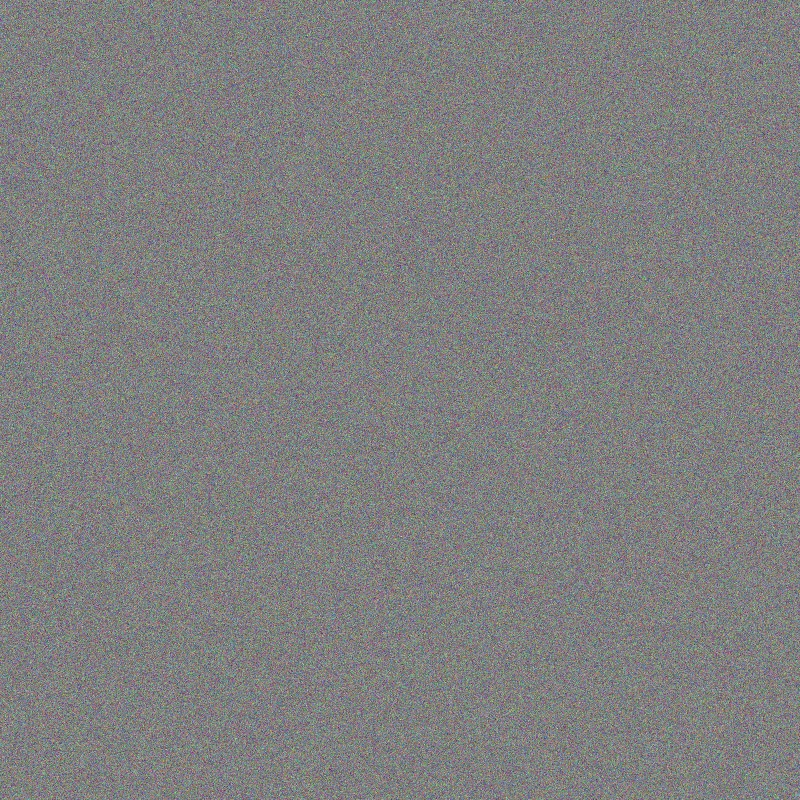
#> input picture test-images/real/camera/nikon_d850_outdoor.jpg, 800 x 800 px
$ python -i frequency.py   (imports and definitions only)
#> lines starting #> are read from the running program, lines starting #| are printed output that depends on the picture
from pathlib import Path
from typing import Any
from PIL import Image
import numpy as np

def compute_frequency_signal(image_path: Path) -> dict[str, Any]:
    """
    Computes 2D Fast Fourier Transform (FFT) frequency-domain signal.
    Detects periodic lattice spikes and checkerboard artifacts from generative upsamplers.
    """
    try:
        with Image.open(image_path) as img:
            # Convert to grayscale and resize to standard 512x512 for FFT uniformity
#> img is the input picture: PIL image 800x800 RGB; mean R, G, B 127.5, 127.5, 127.5
            gray = np.array(img.convert("L").resize((512, 512), Image.Resampling.BILINEAR), dtype=float)

            # 2D FFT and shift zero-frequency component to center
            f_transform = np.fft.fft2(gray)
            f_shift = np.fft.fftshift(f_transform)
            magnitude_spectrum = np.abs(f_shift)

            # Log scale magnitude
            log_mag = np.log(magnitude_spectrum + 1e-6)
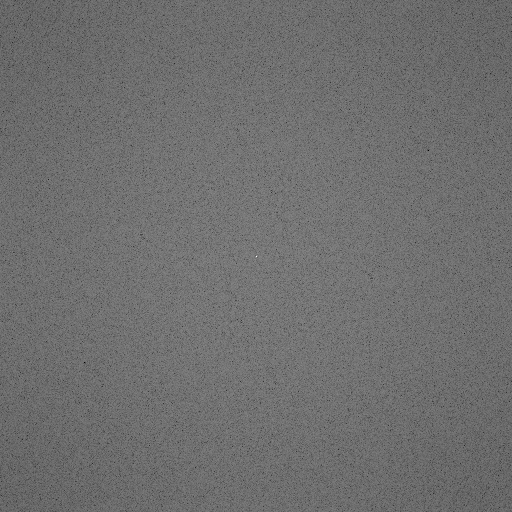
#> log_mag: shape (512, 512) float64; min 0.54, max 17.32, mean 7.85; drawn with min black and max white

            h, w = log_mag.shape
#> h = 512; w = 512
            center_y, center_x = h // 2, w // 2
#> center_y = 256; center_x = 256

            # Create concentric distance matrix from center
            y_coords, x_coords = np.ogrid[:h, :w]
#> y_coords = 512 values from 0 to 511
            dist_from_center = np.sqrt((y_coords - center_y) ** 2 + (x_coords - center_x) ** 2)

            # High-frequency band: radius between 120 and 240 pixels
            high_freq_mask = (dist_from_center >= 120) & (dist_from_center <= 240)
            high_freq_vals = log_mag[high_freq_mask]

            # In natural camera images, high frequencies decay smoothly.
            # In synthetic images, periodic grid artifacts create sharp isolated spikes (high PAPR).
            hf_mean = float(np.mean(high_freq_vals))
#> hf_mean = 7.9
            hf_std = float(np.std(high_freq_vals))
#> hf_std = 0.656
            hf_max = float(np.max(high_freq_vals))
#> hf_max = 9.52
            papr = float((hf_max - hf_mean) / (hf_std + 1e-5))
#> papr = 2.46

            # Azimuthal symmetry / directional energy variance
            # Synthetic generators often show 4-fold or 8-fold cross patterns in FFT
            cross_mask = (np.abs(y_coords - center_y) <= 4) | (np.abs(x_coords - center_x) <= 4)
            cross_energy = float(np.mean(log_mag[cross_mask & (dist_from_center > 40)]))
#> cross_energy = 8.04
            non_cross_energy = float(np.mean(log_mag[(~cross_mask) & (dist_from_center > 40)]))
#> non_cross_energy = 7.84
            directional_spike = cross_energy - non_cross_energy
#> directional_spike = 0.208

            # Frequency score calculation
            # Periodic deconvolution / checkerboard artifacts create sharp high-frequency spikes (high PAPR)
            if papr > 4.6:
                freq_score = min(92.0, 60.0 + (papr - 4.6) * 15.0)
                note = f"High-frequency periodic spectral spikes detected (PAPR: {papr:.2f}). Characteristic of generative convolution upsampling."
            elif papr > 3.8 and directional_spike > 2.4:
                freq_score = 52.0 + (papr - 3.8) * 8.0
                note = f"Elevated frequency domain peak ratio (PAPR: {papr:.2f}, directional delta: {directional_spike:.2f})."
            elif papr > 3.4:
                freq_score = 30.0 + (papr - 3.4) * 12.0
                note = f"Moderate frequency distribution with standard natural variance (PAPR: {papr:.2f})."
            else:
                freq_score = max(10.0, min(28.0, papr * 7.0))
#> freq_score = 17.2
                note = f"Natural 1/f² monotonic power decay in frequency spectra (PAPR: {papr:.2f}). No periodic generative grid artifacts."

            return {
                "score": round(freq_score, 2),
                "papr": round(papr, 2),
                "directional_spike": round(directional_spike, 2),
                "hf_mean": round(hf_mean, 2),
                "note": note
            }

    except Exception as e:
        return {
            "score": 30.0,
            "error": str(e),
            "note": f"Frequency analysis error: {e}"
        }

>>> result = compute_frequency_signal('../../../test-images/real/camera/nikon_d850_outdoor.jpg')
#> result = 5 items
